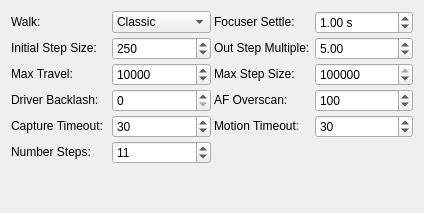
<?xml version="1.0" encoding="UTF-8"?>
<ui version="4.0">
 <class>OpsFocusMechanics</class>
 <widget class="QWidget" name="OpsFocusMechanics">
  <property name="geometry">
   <rect>
    <x>0</x>
    <y>0</y>
    <width>424</width>
    <height>213</height>
   </rect>
  </property>
  <property name="windowTitle">
   <string>Focus Mechanics</string>
  </property>
  <layout class="QVBoxLayout" name="verticalLayout">
   <item>
    <layout class="QGridLayout" name="gridLayoutMechanics" rowstretch="0,0,0,0,0,0">
     <property name="leftMargin">
      <number>0</number>
     </property>
     <property name="topMargin">
      <number>0</number>
     </property>
     <property name="spacing">
      <number>3</number>
     </property>
     <item row="3" column="0">
      <widget class="QLabel" name="label_11">
       <property name="sizePolicy">
        <sizepolicy hsizetype="Preferred" vsizetype="Fixed">
         <horstretch>0</horstretch>
         <verstretch>0</verstretch>
        </sizepolicy>
       </property>
       <property name="text">
        <string>Driver Backlash:</string>
       </property>
       <property name="buddy">
        <cstring>focusBacklash</cstring>
       </property>
      </widget>
     </item>
     <item row="1" column="0">
      <widget class="QLabel" name="label">
       <property name="sizePolicy">
        <sizepolicy hsizetype="Preferred" vsizetype="Fixed">
         <horstretch>0</horstretch>
         <verstretch>0</verstretch>
        </sizepolicy>
       </property>
       <property name="toolTip">
        <string/>
       </property>
       <property name="whatsThis">
        <string/>
       </property>
       <property name="text">
        <string>Initial Step Size:</string>
       </property>
       <property name="buddy">
        <cstring>focusTicks</cstring>
       </property>
      </widget>
     </item>
     <item row="0" column="2">
      <widget class="QLabel" name="label_9">
       <property name="sizePolicy">
        <sizepolicy hsizetype="Preferred" vsizetype="Fixed">
         <horstretch>0</horstretch>
         <verstretch>0</verstretch>
        </sizepolicy>
       </property>
       <property name="text">
        <string>Focuser Settle:</string>
       </property>
       <property name="buddy">
        <cstring>focusSettleTime</cstring>
       </property>
      </widget>
     </item>
     <item row="0" column="3">
      <widget class="QDoubleSpinBox" name="focusSettleTime">
       <property name="sizePolicy">
        <sizepolicy hsizetype="Preferred" vsizetype="Fixed">
         <horstretch>0</horstretch>
         <verstretch>0</verstretch>
        </sizepolicy>
       </property>
       <property name="toolTip">
        <string>&lt;html&gt;&lt;head/&gt;&lt;body&gt;&lt;p&gt;Settle time (in seconds) after moving the focuser before capturing the next image during Auto Focus and after an Adaptive Focus movement.&lt;/p&gt;&lt;/body&gt;&lt;/html&gt;</string>
       </property>
       <property name="suffix">
        <string> s</string>
       </property>
       <property name="decimals">
        <number>2</number>
       </property>
       <property name="maximum">
        <double>30.000000000000000</double>
       </property>
       <property name="value">
        <double>1.000000000000000</double>
       </property>
      </widget>
     </item>
     <item row="1" column="2">
      <widget class="QLabel" name="focusOutStepsLabel">
       <property name="sizePolicy">
        <sizepolicy hsizetype="Preferred" vsizetype="Fixed">
         <horstretch>0</horstretch>
         <verstretch>0</verstretch>
        </sizepolicy>
       </property>
       <property name="text">
        <string>Out Step Multiple:</string>
       </property>
       <property name="buddy">
        <cstring>focusOutSteps</cstring>
       </property>
      </widget>
     </item>
     <item row="0" column="0">
      <widget class="QLabel" name="focusWalkLabel">
       <property name="sizePolicy">
        <sizepolicy hsizetype="Preferred" vsizetype="Fixed">
         <horstretch>0</horstretch>
         <verstretch>0</verstretch>
        </sizepolicy>
       </property>
       <property name="text">
        <string>Walk:</string>
       </property>
       <property name="buddy">
        <cstring>focusWalk</cstring>
       </property>
      </widget>
     </item>
     <item row="2" column="2">
      <widget class="QLabel" name="label_17">
       <property name="sizePolicy">
        <sizepolicy hsizetype="Preferred" vsizetype="Fixed">
         <horstretch>0</horstretch>
         <verstretch>0</verstretch>
        </sizepolicy>
       </property>
       <property name="text">
        <string>&lt;html&gt;&lt;head/&gt;&lt;body&gt;&lt;p&gt;Max Step Size:&lt;/p&gt;&lt;/body&gt;&lt;/html&gt;</string>
       </property>
       <property name="buddy">
        <cstring>focusMaxSingleStep</cstring>
       </property>
      </widget>
     </item>
     <item row="3" column="1">
      <widget class="QSpinBox" name="focusBacklash">
       <property name="sizePolicy">
        <sizepolicy hsizetype="Preferred" vsizetype="Fixed">
         <horstretch>0</horstretch>
         <verstretch>0</verstretch>
        </sizepolicy>
       </property>
       <property name="toolTip">
        <string>&lt;html&gt;&lt;head/&gt;&lt;body&gt;&lt;p&gt;For backlash-aware focusers, the amount of backlash to apply when reversing movement direction. Set to 0 to disable.&lt;/p&gt;&lt;p&gt;Typically either Focuser Backlash or AF Overscan is set.&lt;/p&gt;&lt;p&gt;This field sets the Indi Focuser Backlash field and can be set either here or on the Indi Control Panel.&lt;/p&gt;&lt;/body&gt;&lt;/html&gt;</string>
       </property>
      </widget>
     </item>
     <item row="1" column="1">
      <widget class="QSpinBox" name="focusTicks">
       <property name="sizePolicy">
        <sizepolicy hsizetype="Preferred" vsizetype="Fixed">
         <horstretch>0</horstretch>
         <verstretch>0</verstretch>
        </sizepolicy>
       </property>
       <property name="toolTip">
        <string>&lt;html&gt;&lt;head/&gt;&lt;body&gt;&lt;p&gt;&lt;span style=&quot; font-weight:600;&quot;&gt;Initial Step Size&lt;/span&gt; in ticks to cause a noticeable change in HFR value. For timer based focuser, it is the initial time in milliseconds to move the focuser inward or outward&lt;/p&gt;&lt;/body&gt;&lt;/html&gt;</string>
       </property>
       <property name="minimum">
        <number>1</number>
       </property>
       <property name="maximum">
        <number>50000</number>
       </property>
       <property name="singleStep">
        <number>10</number>
       </property>
       <property name="value">
        <number>250</number>
       </property>
      </widget>
     </item>
     <item row="3" column="2">
      <widget class="QLabel" name="label_8">
       <property name="sizePolicy">
        <sizepolicy hsizetype="Preferred" vsizetype="Fixed">
         <horstretch>0</horstretch>
         <verstretch>0</verstretch>
        </sizepolicy>
       </property>
       <property name="text">
        <string>AF Overscan:</string>
       </property>
       <property name="alignment">
        <set>Qt::AlignLeading|Qt::AlignLeft|Qt::AlignVCenter</set>
       </property>
       <property name="buddy">
        <cstring>focusAFOverscan</cstring>
       </property>
      </widget>
     </item>
     <item row="0" column="1">
      <widget class="QComboBox" name="focusWalk">
       <property name="sizePolicy">
        <sizepolicy hsizetype="Preferred" vsizetype="Fixed">
         <horstretch>0</horstretch>
         <verstretch>0</verstretch>
        </sizepolicy>
       </property>
       <property name="toolTip">
        <string>&lt;html&gt;&lt;head/&gt;&lt;body&gt;&lt;p&gt;Select the type of walk for the focuser to take when using &lt;span style=&quot; font-weight:600;&quot;&gt;Linear 1 Pass&lt;/span&gt;.  For &lt;span style=&quot; font-weight:600;&quot;&gt;Linear&lt;/span&gt; only &lt;span style=&quot; font-weight:600;&quot;&gt;Classic&lt;/span&gt; is available.&lt;/p&gt;&lt;p&gt;&lt;span style=&quot; font-weight:600;&quot;&gt;Classic&lt;/span&gt;: Focuser steps out &amp;quot;Out Step Multiple&amp;quot; steps, takes a frame and then steps in through focus at a constant step size taking and analysing frames at each step. The exact point at which the pass stops is dependent on the data so this walk is tolerant of starting further away from focus, but at the expense of extra steps.&lt;/p&gt;&lt;p&gt;&lt;span style=&quot; font-weight:600;&quot;&gt;Fixed Steps&lt;/span&gt;: Focuser steps out half of &amp;quot;Number Steps&amp;quot;, takes a frame and then steps in exactly &amp;quot;Number Steps&amp;quot;. This walk must be started close to focus to be effective but is predictable in the number of steps taken. This walk is experimental.&lt;/p&gt;&lt;p&gt;&lt;span style=&quot; font-weight:600;&quot;&gt;CFZ Shuffle&lt;/span&gt;: Similar to &lt;span style=&quot; font-weight:600;&quot;&gt;Fixed Steps&lt;/span&gt; except this walk takes half steps near the focus point to try to give more weight to points nearer to focus in the curve fitting. As with &lt;span style=&quot; font-weight:600;&quot;&gt;Fixed Steps&lt;/span&gt; this walk must be started close to focus to be effective but is predictable in the number of steps taken. This walk is experimental.&lt;/p&gt;&lt;p&gt;&lt;br/&gt;&lt;/p&gt;&lt;/body&gt;&lt;/html&gt;</string>
       </property>
       <item>
        <property name="text">
         <string>Classic</string>
        </property>
       </item>
       <item>
        <property name="text">
         <string>Fixed Steps</string>
        </property>
       </item>
       <item>
        <property name="text">
         <string>CFZ Shuffle</string>
        </property>
       </item>
      </widget>
     </item>
     <item row="2" column="0">
      <widget class="QLabel" name="label_12">
       <property name="sizePolicy">
        <sizepolicy hsizetype="Preferred" vsizetype="Fixed">
         <horstretch>0</horstretch>
         <verstretch>0</verstretch>
        </sizepolicy>
       </property>
       <property name="toolTip">
        <string/>
       </property>
       <property name="text">
        <string>Max Travel:</string>
       </property>
       <property name="buddy">
        <cstring>focusMaxTravel</cstring>
       </property>
      </widget>
     </item>
     <item row="4" column="0">
      <widget class="QLabel" name="label_26">
       <property name="sizePolicy">
        <sizepolicy hsizetype="Preferred" vsizetype="Fixed">
         <horstretch>0</horstretch>
         <verstretch>0</verstretch>
        </sizepolicy>
       </property>
       <property name="text">
        <string>Capture Timeout:</string>
       </property>
       <property name="buddy">
        <cstring>focusCaptureTimeout</cstring>
       </property>
      </widget>
     </item>
     <item row="2" column="3">
      <widget class="QSpinBox" name="focusMaxSingleStep">
       <property name="sizePolicy">
        <sizepolicy hsizetype="Preferred" vsizetype="Fixed">
         <horstretch>0</horstretch>
         <verstretch>0</verstretch>
        </sizepolicy>
       </property>
       <property name="toolTip">
        <string>&lt;html&gt;&lt;head/&gt;&lt;body&gt;&lt;p&gt;The maximum single step size the algorithm is allowed to command as it searches for the critical focus zone. The calculated step size would be limited to this maximum value.&lt;/p&gt;&lt;/body&gt;&lt;/html&gt;</string>
       </property>
       <property name="minimum">
        <number>10</number>
       </property>
       <property name="maximum">
        <number>100000</number>
       </property>
       <property name="value">
        <number>100000</number>
       </property>
      </widget>
     </item>
     <item row="1" column="3">
      <widget class="QDoubleSpinBox" name="focusOutSteps">
       <property name="sizePolicy">
        <sizepolicy hsizetype="Preferred" vsizetype="Fixed">
         <horstretch>0</horstretch>
         <verstretch>0</verstretch>
        </sizepolicy>
       </property>
       <property name="toolTip">
        <string>&lt;html&gt;&lt;body&gt;&lt;p&gt;This number multiplied by initial-step-size is number of outward steps the Linear Focus algorithm moves away from the initial position at the start of focusing.&lt;/p&gt;&lt;/body&gt;&lt;/html&gt;</string>
       </property>
       <property name="minimum">
        <double>3.000000000000000</double>
       </property>
       <property name="maximum">
        <double>10.000000000000000</double>
       </property>
       <property name="singleStep">
        <double>1.000000000000000</double>
       </property>
       <property name="value">
        <double>5.000000000000000</double>
       </property>
      </widget>
     </item>
     <item row="4" column="1">
      <widget class="QSpinBox" name="focusCaptureTimeout">
       <property name="sizePolicy">
        <sizepolicy hsizetype="Preferred" vsizetype="Fixed">
         <horstretch>0</horstretch>
         <verstretch>0</verstretch>
        </sizepolicy>
       </property>
       <property name="toolTip">
        <string>Maximum time in seconds to wait for a captured image to be received before declaring a timeout.</string>
       </property>
       <property name="minimum">
        <number>5</number>
       </property>
       <property name="maximum">
        <number>300</number>
       </property>
       <property name="value">
        <number>30</number>
       </property>
      </widget>
     </item>
     <item row="3" column="3">
      <widget class="QSpinBox" name="focusAFOverscan">
       <property name="sizePolicy">
        <sizepolicy hsizetype="Preferred" vsizetype="Fixed">
         <horstretch>0</horstretch>
         <verstretch>0</verstretch>
        </sizepolicy>
       </property>
       <property name="toolTip">
        <string>&lt;html&gt;&lt;head/&gt;&lt;body&gt;&lt;p&gt;Provides backlash overscan in ticks for outward focuser movements during an Autofocus run. This is in addition to any Driver Backlash provided by the device driver and set in the Driver Backlash field. Set to 0 to disable. &lt;/p&gt;&lt;p&gt;If set, AF Overscan is applied to all focuser movements initiated by the Focus module.&lt;/p&gt;&lt;p&gt;Typically either Focuser Backlash or AF Overscan is set.&lt;/p&gt;&lt;/body&gt;&lt;/html&gt;</string>
       </property>
       <property name="maximum">
        <number>10000</number>
       </property>
       <property name="value">
        <number>100</number>
       </property>
      </widget>
     </item>
     <item row="2" column="1">
      <widget class="QDoubleSpinBox" name="focusMaxTravel">
       <property name="sizePolicy">
        <sizepolicy hsizetype="Preferred" vsizetype="Fixed">
         <horstretch>0</horstretch>
         <verstretch>0</verstretch>
        </sizepolicy>
       </property>
       <property name="toolTip">
        <string>&lt;html&gt;&lt;head/&gt;&lt;body&gt;&lt;p&gt;Maximum travel in steps before the autofocus process aborts&lt;/p&gt;&lt;/body&gt;&lt;/html&gt;</string>
       </property>
       <property name="decimals">
        <number>0</number>
       </property>
       <property name="minimum">
        <double>10.000000000000000</double>
       </property>
       <property name="maximum">
        <double>100000.000000000000000</double>
       </property>
       <property name="singleStep">
        <double>1000.000000000000000</double>
       </property>
       <property name="value">
        <double>10000.000000000000000</double>
       </property>
      </widget>
     </item>
     <item row="4" column="2">
      <widget class="QLabel" name="label_27">
       <property name="sizePolicy">
        <sizepolicy hsizetype="Preferred" vsizetype="Fixed">
         <horstretch>0</horstretch>
         <verstretch>0</verstretch>
        </sizepolicy>
       </property>
       <property name="text">
        <string>Motion Timeout:</string>
       </property>
       <property name="buddy">
        <cstring>focusMotionTimeout</cstring>
       </property>
      </widget>
     </item>
     <item row="4" column="3">
      <widget class="QSpinBox" name="focusMotionTimeout">
       <property name="sizePolicy">
        <sizepolicy hsizetype="Preferred" vsizetype="Fixed">
         <horstretch>0</horstretch>
         <verstretch>0</verstretch>
        </sizepolicy>
       </property>
       <property name="toolTip">
        <string>&lt;html&gt;&lt;head/&gt;&lt;body&gt;&lt;p&gt;Maximum time in seconds to wait for the focuser to move to the desired position before declaring a timeout.&lt;/p&gt;&lt;/body&gt;&lt;/html&gt;</string>
       </property>
       <property name="minimum">
        <number>5</number>
       </property>
       <property name="maximum">
        <number>120</number>
       </property>
       <property name="value">
        <number>30</number>
       </property>
      </widget>
     </item>
     <item row="5" column="0">
      <widget class="QLabel" name="focusNumStepsLabel">
       <property name="sizePolicy">
        <sizepolicy hsizetype="Preferred" vsizetype="Fixed">
         <horstretch>0</horstretch>
         <verstretch>0</verstretch>
        </sizepolicy>
       </property>
       <property name="text">
        <string>Number Steps:</string>
       </property>
       <property name="buddy">
        <cstring>focusNumSteps</cstring>
       </property>
      </widget>
     </item>
     <item row="5" column="1">
      <widget class="QSpinBox" name="focusNumSteps">
       <property name="sizePolicy">
        <sizepolicy hsizetype="Preferred" vsizetype="Fixed">
         <horstretch>0</horstretch>
         <verstretch>0</verstretch>
        </sizepolicy>
       </property>
       <property name="toolTip">
        <string>&lt;html&gt;&lt;head/&gt;&lt;body&gt;&lt;p&gt;The total number of steps to use when Walk is set to one of the fixed number of steps walks and Algorithm is Linear 1 Pass.&lt;/p&gt;&lt;/body&gt;&lt;/html&gt;</string>
       </property>
       <property name="minimum">
        <number>5</number>
       </property>
       <property name="maximum">
        <number>20</number>
       </property>
       <property name="value">
        <number>11</number>
       </property>
      </widget>
     </item>
    </layout>
   </item>
   <item>
    <spacer name="verticalSpacer">
     <property name="orientation">
      <enum>Qt::Vertical</enum>
     </property>
     <property name="sizeHint" stdset="0">
      <size>
       <width>20</width>
       <height>40</height>
      </size>
     </property>
    </spacer>
   </item>
  </layout>
 </widget>
 <resources/>
 <connections/>
</ui>
